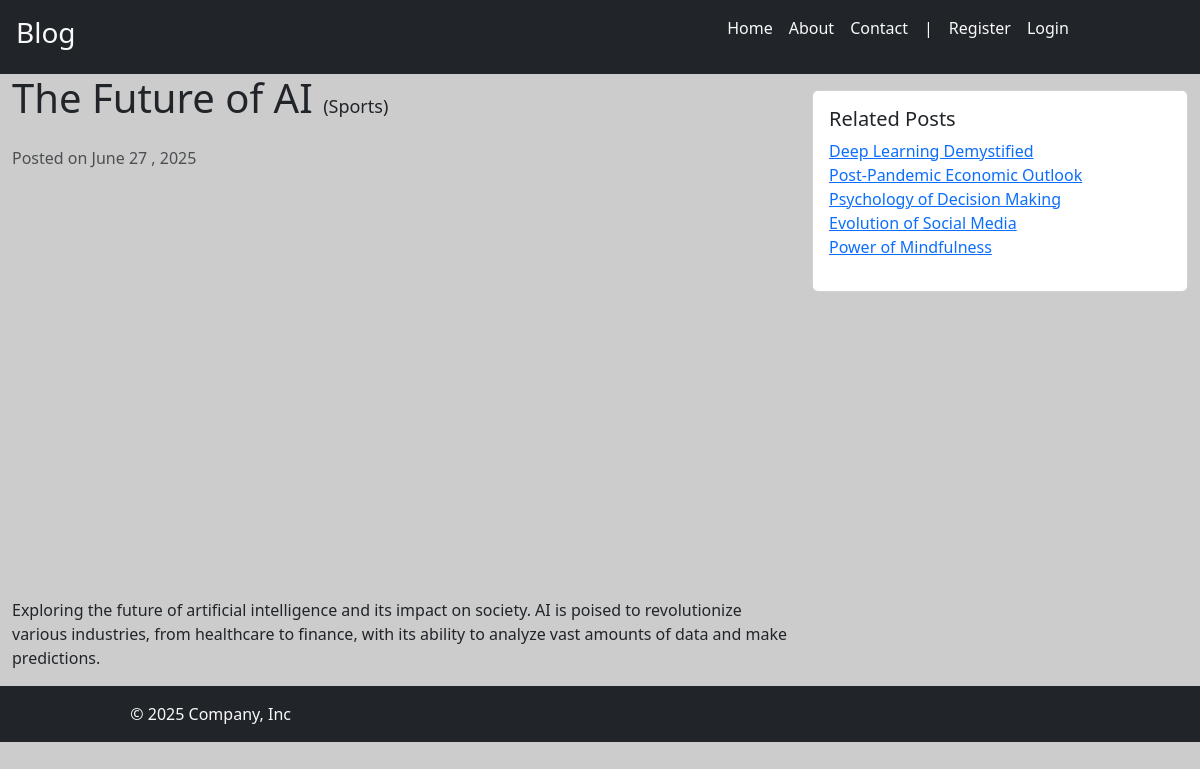
Page /post/the-future-of-ai on the committed database.
### blog/models.py (models this page shows, shortened)
class Post(models.Model):
    title = models.CharField(max_length=100)
    content = models.TextField()
    if settings.MACHINE_ENV == "local":
        image = models.ImageField(max_length=500, null=True, blank=True,upload_to="posts/images")
    else:
        image = models.CharField(max_length=500, null=True, blank=True)
    created_at = models.DateTimeField(auto_now_add=True)
    slug = models.SlugField(max_length=255,unique=True)
    category = models.ForeignKey(Category, on_delete=models.CASCADE)
    user = models.ForeignKey(User,on_delete=models.CASCADE,null=True)
    is_published = models.BooleanField(default=False)
    @property
    def formatted_img_url(self):
        url = self.image if self.image.__str__().startswith(('http://','https://')) else self.image.url
        return url

class Category(models.Model):
    name = models.CharField(max_length=100)

### blog/views.py (the view)
# urls.py: path("post/<str:slug>", views.detail, name="detail"),
def detail(request, slug):
    if request.user.is_authenticated and not request.user.has_perm('blog.view_post'):
        messages.error(request , "You have no permissions to view any posts")
        return redirect('blog:index')
    post = Post.objects.get(slug=slug)
    related_posts = Post.objects.filter(category=post.category).exclude(pk=post.id)
    return render(
        request, "blog/detail.html", {"post": post, "related_posts": related_posts}
    )

### blog/templates/blog/detail.html
{% extends 'blog/base.html'%} {% block content %}
<div class="container-fluid">
  <div class="row">
    <div class="col-lg-8">
      <h1 class="mb-4">
        {{post.title}}
        <small style="font-size: 18px">({{post.category.name}})</small>
      </h1>
      <p class="text-muted">Posted on {{post.created_at|date:"F j , Y"}}</p>
      <img src="{{post.formatted_img_url}}" class="img-fluid mb-4" alt="Blog Image" />
      <p>{{post.content|linebreaksbr|safe}}</p>
    </div>
    <div class="col-lg-4">
      <div class="card mt-3">
        <div class="card-body">
          <h5 class="card-title">Related Posts</h5>
          <ul class="list-unstyled">
            {% for related_post in related_posts %}
            <li>
              <a href="{% url 'blog:detail' slug=related_post.slug %}"
                >{{related_post.title}}</a
              >
            </li>
            {% endfor %}
          </ul>
        </div>
      </div>
    </div>
  </div>
</div>
{% endblock %}

### blog/static/blog/css/style.css (style rules this page uses)
body { background-color: #cccccc; }

### rows in the picture
Post: title "The Future of AI", category.name "Sports", created_at "June 27 , 2025", content "Exploring the future of artificial intelligence and its impact on society. AI is poised to revolutionize various industries, from healthcare to finance, with its ability to analyze vast amounts of data and make predictions."
Post: title "Deep Learning Demystified"
Post: title "Post-Pandemic Economic Outlook"
Post: title "Psychology of Decision Making"
Post: title "Evolution of Social Media"
Post: title "Power of Mindfulness"
